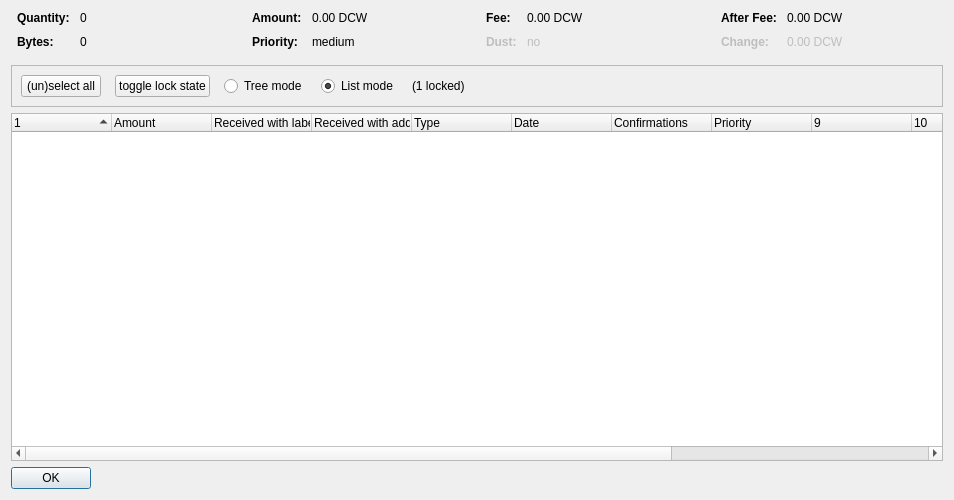
<?xml version="1.0" encoding="UTF-8"?>
<ui version="4.0">
 <class>CoinControlDialog</class>
 <widget class="QDialog" name="CoinControlDialog">
  <property name="geometry">
   <rect>
    <x>0</x>
    <y>0</y>
    <width>954</width>
    <height>500</height>
   </rect>
  </property>
  <property name="windowTitle">
   <string>Coin Selection</string>
  </property>
  <layout class="QVBoxLayout" name="verticalLayout">
   <item>
    <layout class="QHBoxLayout" name="horizontalLayoutTop" stretch="0,0,0,0">
     <property name="topMargin">
      <number>0</number>
     </property>
     <property name="bottomMargin">
      <number>10</number>
     </property>
     <item>
      <layout class="QFormLayout" name="formLayoutCoinControl1">
       <property name="horizontalSpacing">
        <number>10</number>
       </property>
       <property name="verticalSpacing">
        <number>10</number>
       </property>
       <property name="leftMargin">
        <number>6</number>
       </property>
       <property name="rightMargin">
        <number>6</number>
       </property>
       <item row="0" column="0">
        <widget class="QLabel" name="labelCoinControlQuantityText">
         <property name="font">
          <font>
           <weight>75</weight>
           <bold>true</bold>
          </font>
         </property>
         <property name="text">
          <string>Quantity:</string>
         </property>
        </widget>
       </item>
       <item row="0" column="1">
        <widget class="QLabel" name="labelCoinControlQuantity">
         <property name="cursor">
          <cursorShape>IBeamCursor</cursorShape>
         </property>
         <property name="contextMenuPolicy">
          <enum>Qt::ActionsContextMenu</enum>
         </property>
         <property name="text">
          <string notr="true">0</string>
         </property>
         <property name="textInteractionFlags">
          <set>Qt::LinksAccessibleByMouse|Qt::TextSelectableByKeyboard|Qt::TextSelectableByMouse</set>
         </property>
        </widget>
       </item>
       <item row="1" column="0">
        <widget class="QLabel" name="labelCoinControlBytesText">
         <property name="font">
          <font>
           <weight>75</weight>
           <bold>true</bold>
          </font>
         </property>
         <property name="text">
          <string>Bytes:</string>
         </property>
        </widget>
       </item>
       <item row="1" column="1">
        <widget class="QLabel" name="labelCoinControlBytes">
         <property name="cursor">
          <cursorShape>IBeamCursor</cursorShape>
         </property>
         <property name="contextMenuPolicy">
          <enum>Qt::ActionsContextMenu</enum>
         </property>
         <property name="text">
          <string notr="true">0</string>
         </property>
         <property name="textInteractionFlags">
          <set>Qt::LinksAccessibleByMouse|Qt::TextSelectableByKeyboard|Qt::TextSelectableByMouse</set>
         </property>
        </widget>
       </item>
      </layout>
     </item>
     <item>
      <layout class="QFormLayout" name="formLayoutCoinControl2">
       <property name="horizontalSpacing">
        <number>10</number>
       </property>
       <property name="verticalSpacing">
        <number>10</number>
       </property>
       <property name="leftMargin">
        <number>6</number>
       </property>
       <property name="rightMargin">
        <number>6</number>
       </property>
       <item row="0" column="0">
        <widget class="QLabel" name="labelCoinControlAmountText">
         <property name="font">
          <font>
           <weight>75</weight>
           <bold>true</bold>
          </font>
         </property>
         <property name="text">
          <string>Amount:</string>
         </property>
        </widget>
       </item>
       <item row="0" column="1">
        <widget class="QLabel" name="labelCoinControlAmount">
         <property name="cursor">
          <cursorShape>IBeamCursor</cursorShape>
         </property>
         <property name="contextMenuPolicy">
          <enum>Qt::ActionsContextMenu</enum>
         </property>
         <property name="text">
          <string notr="true">0.00 DCW</string>
         </property>
         <property name="textInteractionFlags">
          <set>Qt::LinksAccessibleByMouse|Qt::TextSelectableByKeyboard|Qt::TextSelectableByMouse</set>
         </property>
        </widget>
       </item>
       <item row="1" column="0">
        <widget class="QLabel" name="labelCoinControlPriorityText">
         <property name="font">
          <font>
           <weight>75</weight>
           <bold>true</bold>
          </font>
         </property>
         <property name="text">
          <string>Priority:</string>
         </property>
        </widget>
       </item>
       <item row="1" column="1">
        <widget class="QLabel" name="labelCoinControlPriority">
         <property name="cursor">
          <cursorShape>IBeamCursor</cursorShape>
         </property>
         <property name="contextMenuPolicy">
          <enum>Qt::ActionsContextMenu</enum>
         </property>
         <property name="text">
          <string>medium</string>
         </property>
         <property name="textInteractionFlags">
          <set>Qt::LinksAccessibleByMouse|Qt::TextSelectableByKeyboard|Qt::TextSelectableByMouse</set>
         </property>
        </widget>
       </item>
      </layout>
     </item>
     <item>
      <layout class="QFormLayout" name="formLayoutCoinControl3">
       <property name="horizontalSpacing">
        <number>10</number>
       </property>
       <property name="verticalSpacing">
        <number>10</number>
       </property>
       <property name="leftMargin">
        <number>6</number>
       </property>
       <property name="rightMargin">
        <number>6</number>
       </property>
       <item row="0" column="0">
        <widget class="QLabel" name="labelCoinControlFeeText">
         <property name="font">
          <font>
           <weight>75</weight>
           <bold>true</bold>
          </font>
         </property>
         <property name="text">
          <string>Fee:</string>
         </property>
        </widget>
       </item>
       <item row="0" column="1">
        <widget class="QLabel" name="labelCoinControlFee">
         <property name="cursor">
          <cursorShape>IBeamCursor</cursorShape>
         </property>
         <property name="contextMenuPolicy">
          <enum>Qt::ActionsContextMenu</enum>
         </property>
         <property name="text">
          <string notr="true">0.00 DCW</string>
         </property>
         <property name="textInteractionFlags">
          <set>Qt::LinksAccessibleByMouse|Qt::TextSelectableByKeyboard|Qt::TextSelectableByMouse</set>
         </property>
        </widget>
       </item>
       <item row="1" column="0">
        <widget class="QLabel" name="labelCoinControlLowOutputText">
         <property name="enabled">
          <bool>false</bool>
         </property>
         <property name="font">
          <font>
           <weight>75</weight>
           <bold>true</bold>
          </font>
         </property>
         <property name="text">
          <string>Dust:</string>
         </property>
        </widget>
       </item>
       <item row="1" column="1">
        <widget class="QLabel" name="labelCoinControlLowOutput">
         <property name="enabled">
          <bool>false</bool>
         </property>
         <property name="cursor">
          <cursorShape>IBeamCursor</cursorShape>
         </property>
         <property name="contextMenuPolicy">
          <enum>Qt::ActionsContextMenu</enum>
         </property>
         <property name="text">
          <string>no</string>
         </property>
         <property name="textInteractionFlags">
          <set>Qt::LinksAccessibleByMouse|Qt::TextSelectableByKeyboard|Qt::TextSelectableByMouse</set>
         </property>
        </widget>
       </item>
      </layout>
     </item>
     <item>
      <layout class="QFormLayout" name="formLayoutCoinControl4">
       <property name="horizontalSpacing">
        <number>10</number>
       </property>
       <property name="verticalSpacing">
        <number>10</number>
       </property>
       <property name="leftMargin">
        <number>6</number>
       </property>
       <property name="rightMargin">
        <number>6</number>
       </property>
       <item row="0" column="0">
        <widget class="QLabel" name="labelCoinControlAfterFeeText">
         <property name="font">
          <font>
           <weight>75</weight>
           <bold>true</bold>
          </font>
         </property>
         <property name="text">
          <string>After Fee:</string>
         </property>
        </widget>
       </item>
       <item row="0" column="1">
        <widget class="QLabel" name="labelCoinControlAfterFee">
         <property name="cursor">
          <cursorShape>IBeamCursor</cursorShape>
         </property>
         <property name="contextMenuPolicy">
          <enum>Qt::ActionsContextMenu</enum>
         </property>
         <property name="text">
          <string notr="true">0.00 DCW</string>
         </property>
         <property name="textInteractionFlags">
          <set>Qt::LinksAccessibleByMouse|Qt::TextSelectableByKeyboard|Qt::TextSelectableByMouse</set>
         </property>
        </widget>
       </item>
       <item row="1" column="0">
        <widget class="QLabel" name="labelCoinControlChangeText">
         <property name="enabled">
          <bool>false</bool>
         </property>
         <property name="font">
          <font>
           <weight>75</weight>
           <bold>true</bold>
          </font>
         </property>
         <property name="text">
          <string>Change:</string>
         </property>
        </widget>
       </item>
       <item row="1" column="1">
        <widget class="QLabel" name="labelCoinControlChange">
         <property name="enabled">
          <bool>false</bool>
         </property>
         <property name="cursor">
          <cursorShape>IBeamCursor</cursorShape>
         </property>
         <property name="contextMenuPolicy">
          <enum>Qt::ActionsContextMenu</enum>
         </property>
         <property name="text">
          <string notr="true">0.00 DCW</string>
         </property>
         <property name="textInteractionFlags">
          <set>Qt::LinksAccessibleByMouse|Qt::TextSelectableByKeyboard|Qt::TextSelectableByMouse</set>
         </property>
        </widget>
       </item>
      </layout>
     </item>
    </layout>
   </item>
   <item>
    <widget class="QFrame" name="frame">
     <property name="minimumSize">
      <size>
       <width>0</width>
       <height>40</height>
      </size>
     </property>
     <property name="frameShape">
      <enum>QFrame::StyledPanel</enum>
     </property>
     <property name="frameShadow">
      <enum>QFrame::Sunken</enum>
     </property>
     <layout class="QHBoxLayout" name="horizontalLayout">
      <item>
       <layout class="QHBoxLayout" name="horizontalLayoutPanel" stretch="0,0,0,0,0,0">
        <property name="spacing">
         <number>14</number>
        </property>
        <item>
         <widget class="QPushButton" name="pushButtonSelectAll">
          <property name="sizePolicy">
           <sizepolicy hsizetype="Maximum" vsizetype="Fixed">
            <horstretch>0</horstretch>
            <verstretch>0</verstretch>
           </sizepolicy>
          </property>
          <property name="text">
           <string>(un)select all</string>
          </property>
          <property name="autoDefault">
           <bool>false</bool>
          </property>
         </widget>
        </item>
        <item>
         <widget class="QPushButton" name="pushButtonToggleLock">
          <property name="sizePolicy">
           <sizepolicy hsizetype="Maximum" vsizetype="Fixed">
            <horstretch>0</horstretch>
            <verstretch>0</verstretch>
           </sizepolicy>
          </property>
          <property name="text">
           <string>toggle lock state</string>
          </property>
          <property name="autoDefault">
           <bool>false</bool>
          </property>
         </widget>
        </item>
        <item>
         <widget class="QRadioButton" name="radioTreeMode">
          <property name="sizePolicy">
           <sizepolicy hsizetype="Maximum" vsizetype="Fixed">
            <horstretch>0</horstretch>
            <verstretch>0</verstretch>
           </sizepolicy>
          </property>
          <property name="text">
           <string>Tree mode</string>
          </property>
         </widget>
        </item>
        <item>
         <widget class="QRadioButton" name="radioListMode">
          <property name="sizePolicy">
           <sizepolicy hsizetype="Maximum" vsizetype="Fixed">
            <horstretch>0</horstretch>
            <verstretch>0</verstretch>
           </sizepolicy>
          </property>
          <property name="text">
           <string>List mode</string>
          </property>
          <property name="checked">
           <bool>true</bool>
          </property>
         </widget>
        </item>
        <item>
         <widget class="QLabel" name="labelLocked">
          <property name="text">
           <string>(1 locked)</string>
          </property>
         </widget>
        </item>
        <item>
         <spacer name="horizontalSpacer">
          <property name="orientation">
           <enum>Qt::Horizontal</enum>
          </property>
          <property name="sizeHint" stdset="0">
           <size>
            <width>40</width>
            <height>20</height>
           </size>
          </property>
         </spacer>
        </item>
       </layout>
      </item>
     </layout>
    </widget>
   </item>
   <item>
    <widget class="CoinControlTreeWidget" name="treeWidget">
     <property name="contextMenuPolicy">
      <enum>Qt::CustomContextMenu</enum>
     </property>
     <property name="sortingEnabled">
      <bool>false</bool>
     </property>
     <property name="columnCount">
      <number>13</number>
     </property>
     <attribute name="headerShowSortIndicator" stdset="0">
      <bool>true</bool>
     </attribute>
     <attribute name="headerStretchLastSection">
      <bool>false</bool>
     </attribute>
     <column>
      <property name="text">
       <string/>
      </property>
     </column>
     <column>
      <property name="text">
       <string>Amount</string>
      </property>
     </column>
     <column>
      <property name="text">
       <string>Received with label</string>
      </property>
     </column>
     <column>
      <property name="text">
       <string>Received with address</string>
      </property>
     </column>
     <column>
      <property name="text">
       <string>Type</string>
      </property>
     </column>
     <column>
      <property name="text">
       <string>Date</string>
      </property>
     </column>
     <column>
      <property name="text">
       <string>Confirmations</string>
      </property>
      <property name="toolTip">
       <string>Confirmed</string>
      </property>
     </column>
     <column>
      <property name="text">
       <string>Priority</string>
      </property>
     </column>
     <column>
      <property name="text">
       <string/>
      </property>
     </column>
     <column>
      <property name="text">
       <string/>
      </property>
     </column>
     <column>
      <property name="text">
       <string/>
      </property>
     </column>
     <column>
      <property name="text">
       <string/>
      </property>
     </column>
     <column>
      <property name="text">
       <string/>
      </property>
     </column>
    </widget>
   </item>
   <item>
    <widget class="QDialogButtonBox" name="buttonBox">
     <property name="sizePolicy">
      <sizepolicy hsizetype="Maximum" vsizetype="Fixed">
       <horstretch>0</horstretch>
       <verstretch>0</verstretch>
      </sizepolicy>
     </property>
     <property name="orientation">
      <enum>Qt::Horizontal</enum>
     </property>
     <property name="standardButtons">
      <set>QDialogButtonBox::Ok</set>
     </property>
    </widget>
   </item>
  </layout>
 </widget>
 <customwidgets>
  <customwidget>
   <class>CoinControlTreeWidget</class>
   <extends>QTreeWidget</extends>
   <header>coincontroltreewidget.h</header>
  </customwidget>
 </customwidgets>
 <resources/>
 <connections/>
</ui>
